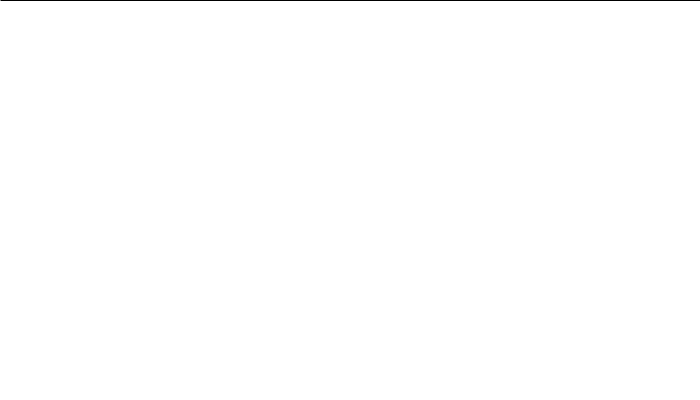
Frame 1 (no input)
Frame 60 (the mouse pressed at the canvas centre just before this capture): identical to frame 1, image omitted
Frame 120 (the mouse held since frame 60 and released just before this capture): identical to frame 1, image omitted

The Processing sketch that drew this single still picture (run headless with seeded random() and noise(); from frame 60 on, the mouse is pressed at the canvas centre):

// Processing sketch: processing_36195
// ── processing_36195.pde

int x1=0;
int y1=0;
int x2=width;
int y2=0;
int x3=0;
int y3=0;

void setup() {
  size(700, 400);
  smooth();
}



void draw() {
  background(255);
  if (mouseButton == RIGHT)
  {
    background(50,200,200);
  }
  if (mouseButton == LEFT)
  {
    background(50,200,60);
  }
  triangle();
  
  
}

void mouseDragged() 
{
  x3=mouseX;
  y3=mouseY;
}

void triangle() {
  fill(255,100);
  x2=width;
  triangle(x1, y1, x2, y2, x3, y3);
}
